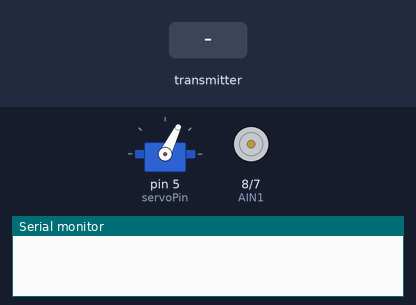
The sketch below on a simulated Arduino Nano, built with avr-gcc and run on an emulated ATmega328P. On the bench: servo, motor-driver pin pairs drawn as motors (green arrow = first pin HIGH = forward, orange = second pin HIGH = backward, longer = more drive, scaled by the enable pin), the last lines printed to the serial monitor. The test bench sets the inputs (shaded band). No radio packets arrive unless stated.

Above: at 1.2 s.
1.3 s: the transmitter starts sending joystick1yAxisBytes = 0
At 2.3 s:
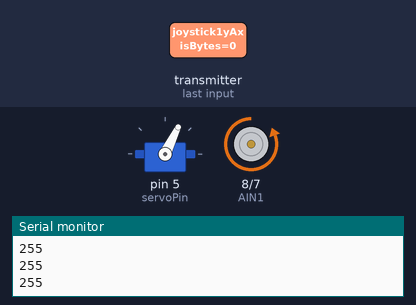
2.8 s: the transmitter starts sending joystick2Button = 0
At 3.2 s:
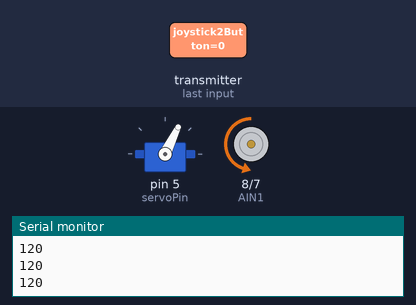
5.8 s: the transmitter starts sending joystick2xAxisBytes = 0
At 6.3 s:
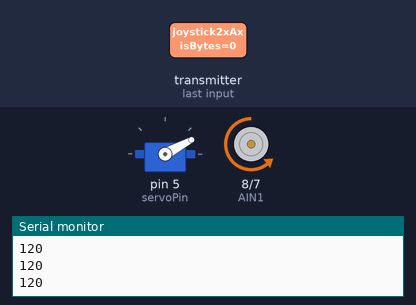
8.8 s: the transmitter starts sending joystick1yAxisBytes = 128
10.3 s: the transmitter starts sending joystick2xAxisBytes = 255
At 11.5 s:
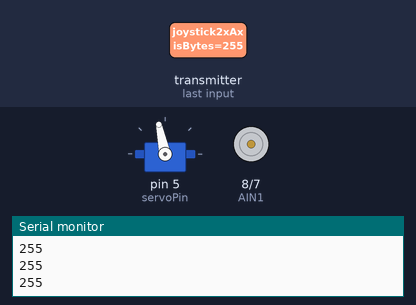
11.8 s: the transmitter starts sending joystick1yAxisBytes = 0
At 12.6 s:
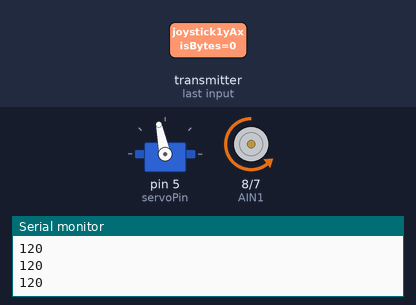
Timing chart, 0 to 15.8 s (numbered marks = the images above; inputs shaded):
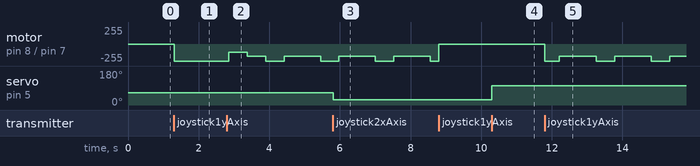

The sketch:

RC_Car_SS.ino
```cpp
// Arduino RC Car (RC_Car_SS) developed and programmed by Devin Namaky 2020 for his children
// This version uses an Arduino Nano on the car.
// Two generic joysticks for a remote. This version is wireless. There are separate INO and other files for two different versions of the controller on the Github. They both interface interchangeably with the car so pick whichever controller version suits you.
// Joysticks can be programmed a variety of ways. This version the left joystick y-axis controls F / R, and the right joystick x-axis controls L / R. The right joystick push button is used to control the max motor speed (cycles L, M, H). This is useful if you want to run the car indoor vs outdoor or simply don't want to strip your gears or crash into a wall with too much power depending on the battery setup you choose.
// Motor driver occupying PINs D6 thru D8 on the Nano as the below variables indicate.
// Wireless nRF24L01 SPI is on D11 thru D13, and CE / CSN are pins 10 and 9
// This version is driving with one DC motor for the drivetrain on a TB6612FNG, and one servo motor for steering on pin D5.
// All the schematics, code, fritzing, CAD and STL files are on my Github at https://github.com/DrNebin/RC_Car ; Also check out my blog for videos etc http://devinnamaky.com

//--------------DEFINITIONS & LIBRARIES--------------------//
#include <SPI.h>
#include <RF24.h>
#include <Servo.h>
RF24 radio(10, 9); // CE, CSN
const byte address[6] = "00001";

byte servoPin = 5;
byte PWMA = 6;
byte AIN1 = 8;
byte AIN2 = 7;
byte motorSpeedA = 0;
byte motorSpeedAMAX = 255; // Adjust for maximum power delivered forward to motor A (0 to 255)
const byte motorSpeedAReverse = 185; // Adjust for maximum power delivered reverse to motor A (0 to 255)
const byte servoNeutral = 65; // Adjust for neutral alignment of steering (0 to 180)
byte servoPosition; // stores the intended angle of the steering to be sent to servo
byte steerLeftAngleMAX = servoNeutral - 37; // enter value for max left turn angle of servo (0 to 90)
byte steerRightAngleMAX = servoNeutral + 37; // enter value for max right turn angle of servo (90 to 180)
unsigned long lastSpeedButtonReadTime = 0;
unsigned long lastControllerReadTime = 0;
unsigned long currentMillis = 0;

Servo steeringServo; // create the servo object

// -------construct NRF data package-----------//
struct Data_Package { // Create a single data package to be received over wireless
    byte joystick1xAxisBytes;
    byte joystick1yAxisBytes;
    byte joystick1Button;
    byte joystick2xAxisBytes;
    byte joystick2yAxisBytes;
    byte joystick2Button;
  };
Data_Package data; // Creates a variable "data" with the above structure of bytes
//--------------------------------------------//

//-----------------SETUP-------------------------------//
void setup() {
  servoPosition = servoNeutral; //startup with neutral alignment
  steeringServo.attach(servoPin);
  steeringServo.write(servoPosition);

  pinMode(PWMA, OUTPUT);
  pinMode(AIN1, OUTPUT);
  pinMode(AIN2, OUTPUT);

  Serial.begin(9600);  //NRF SETUP, OPEN PIPE, START LISTENING
  radio.begin();
  radio.openReadingPipe(0, address);
  radio.setAutoAck(false);
  radio.setDataRate(RF24_250KBPS);
  radio.setPALevel(RF24_PA_LOW);
  radio.startListening();
    // Reset data on startup to default values
  resetData();
}
//------------------------------------------------------//


//---------------------MAIN LOOP---------------------//
void loop() {
    //read controller data
    readController();
    //set motors
    setMotorSpeeds();
        // check the time
        currentMillis = millis();
        // check speed mode select button, including a 500 ms time period debounce
        // if receiving button data and the button is pressed, and the necessary time has passed
    if ((radio.available()) && (data.joystick2Button == LOW) && ((currentMillis - lastSpeedButtonReadTime) > 500)) {
        // then change the max speed
        if (motorSpeedAMAX == 120) {
            motorSpeedAMAX = 180;} else if (motorSpeedAMAX == 180) {
                motorSpeedAMAX = 255;} else if (motorSpeedAMAX == 255) {
                    motorSpeedAMAX = 120;
            }
        lastSpeedButtonReadTime = millis();
       //  Serial.println(motorSpeedAMAX);  // Serial printing generally commented out to save RAM unless debugging
    }
}
//------------------------------------------------------//

//---------------OTHER COMMAND DEFINITIONS----------------------------//
void resetData() { // Set the signals from the joysticks to neutral initially so the car doesn't move yet
    data.joystick1xAxisBytes = 127;
    data.joystick1yAxisBytes = 127;
    data.joystick2xAxisBytes = 127;
    data.joystick2yAxisBytes = 127;
    data.joystick2Button = 1;
    //     Serial.println("reset data");
  }

void readController() {
  if (radio.available()) {
    radio.read(&data, sizeof(Data_Package));
 /*    Serial.println("joystick1-Y: ");
     Serial.print(data.joystick1yAxisBytes);
     Serial.println("joystick2-Y: ");
     Serial.print(data.joystick2yAxisBytes);
      Serial.println("joystick1-X: ");
      Serial.print(data.joystick1xAxisBytes);
      Serial.println("joystick2-X: ");
      Serial.print(data.joystick2xAxisBytes);
      Serial.println("joystick2-Button: ");
      Serial.print(data.joystick2Button); */
      // Record the last time the controller was successfully read
      lastControllerReadTime = millis();
  }
    // Check the current time
  currentMillis = millis();
    // If the last successful control read is more than 1 second ago, reset the data to not lose control of the car
  if ((currentMillis - lastControllerReadTime) > 1000) {
    resetData();
    }
}

void setMotorSpeeds() {
        // Left joystick Y-axis used for forward and backward control
    if (data.joystick1yAxisBytes <= 123) {
      // Set Motor A direction
      digitalWrite(AIN1, LOW);
      digitalWrite(AIN2, HIGH);
      // Convert the declining Y-axis readings for going backward from 123 to 0 into 0 to max value for the PWM signal for increasing the motor speed
      motorSpeedA = map(data.joystick1yAxisBytes, 123, 0, 0, motorSpeedAMAX);
         Serial.println(motorSpeedA);
    } else if (data.joystick1yAxisBytes >= 132) {
      // Set Motor A direction
      digitalWrite(AIN1, HIGH);
      digitalWrite(AIN2, LOW);
      // Convert the increasing Y-axis readings for going forward from 138 to 255 into 0 to max value for the PWM signal for increasing the motor speed
      motorSpeedA = map(data.joystick1yAxisBytes, 132, 255, 0, motorSpeedAReverse);
    } else {
        motorSpeedA = 0;
    }
        if (motorSpeedA < 50) {   // prevent motor stall at low values
        motorSpeedA = 0;
    }
    // convert the right joystick value to an angle for the steering servo
    servoPosition = map(data.joystick2xAxisBytes, 0, 255, steerLeftAngleMAX, steerRightAngleMAX);
    // eliminate neutral chatter when driving straight
    if ((servoPosition > 88) && (servoPosition < 92)) {
     servoPosition = servoNeutral;
    }
    // finally write the determined speed and steering position to the motors
    analogWrite(PWMA, motorSpeedA);
    steeringServo.write(servoPosition);
}
//------------------------------------------------------//
```

Measured:
- after the input at 1.3 s, motor on pin 8 (AIN1) / pin 7 (AIN2): stopped → backward 255/255 at once
- after the input at 2.8 s, motor on pin 8 (AIN1) / pin 7 (AIN2): backward 255/255 → backward 120/255 after 0.06 s, → backward 180/255 0.52 s later, → backward 255/255 0.52 s later, → backward 180/255 0.52 s later, … (5 changes in this stretch)
- after the input at 5.8 s, servo on pin 5 (servoPin): 64° → 28° at once
- after the input at 10.3 s, servo on pin 5 (servoPin): 28° → 102° at once
- after the input at 11.8 s, motor on pin 8 (AIN1) / pin 7 (AIN2): alternates backward 255/255 for 0.52 s and backward 180/255 for 1.0 s, starting at once
